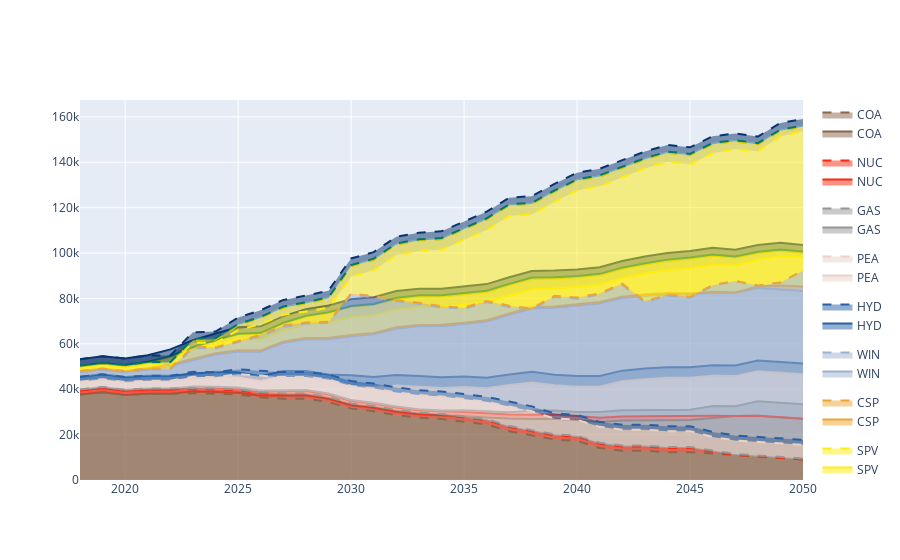

Source (notebook cell):
### Code cell
traces = []
fig = go.Figure()

for i, power in enumerate(powerlist):
    traces.append(
        fig.add_trace(go.Scatter(x=IRP2019_P['Year'],
                   y=IRP2019_P[power],
                   name=power,
                   legendgroup=power,
                   marker=dict(color=colours[i]),
                   stackgroup='one',
                   )
    ))

for i, power in enumerate(powerlist):
    traces.append(
        fig.add_trace(go.Scatter(x=CSIR_LC_2019_P['Year'],
                   y=CSIR_LC_2019_P[power],
                   name=power,
                   legendgroup=power,
                   marker=dict(color=colours[i]),
                   stackgroup='Two',
                   mode='lines',
                   line={'dash': 'dash'},
                   )
    ))


fig.show()
